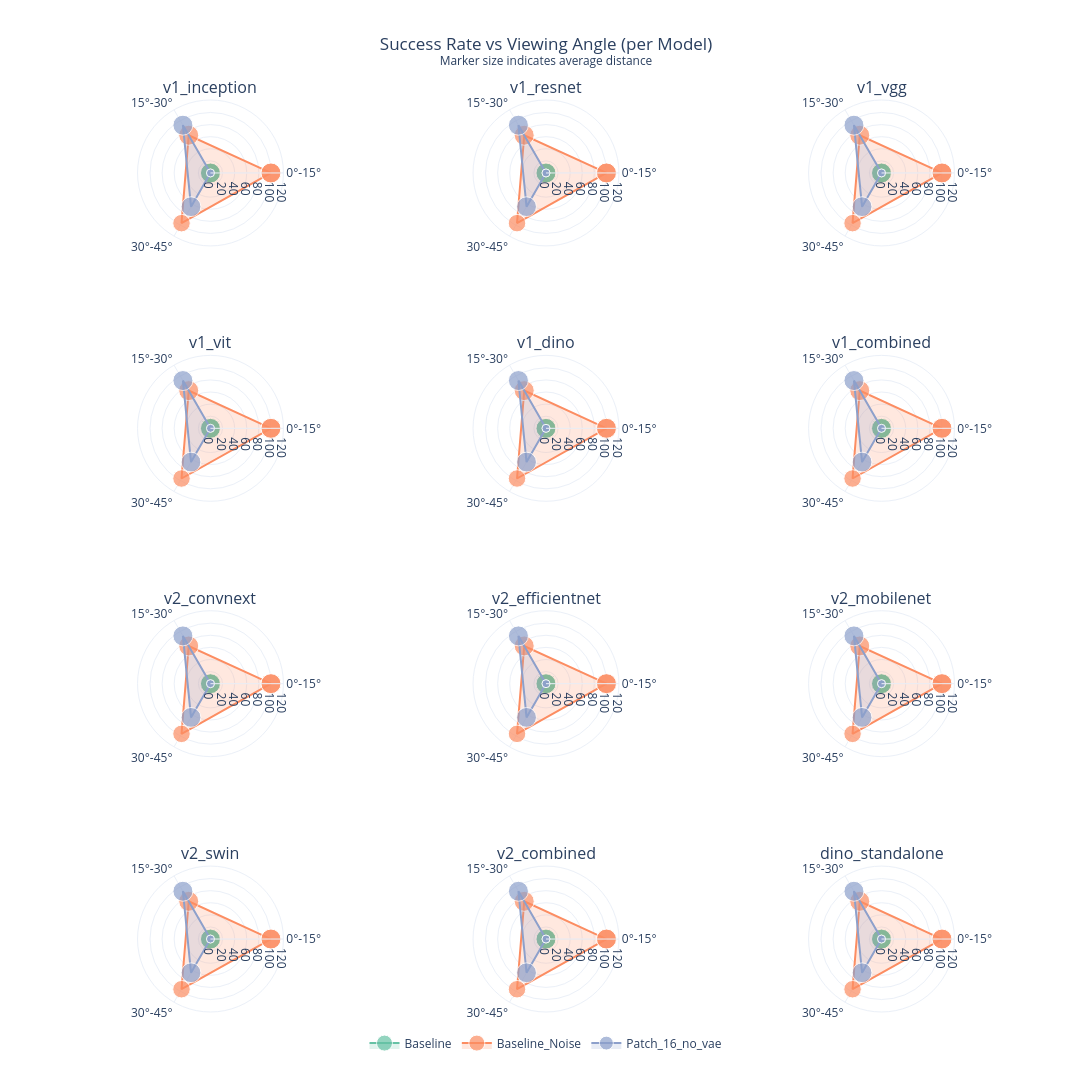

The notebook cell this image was saved under:
### Code cell
# Radar Charts - One per model using actual capture angles
# Each radar shows success rate at different viewing angles, with distance as marker size

# Get success columns from first experiment's dataframe
first_exp_name = list(experiment_dfs.keys())[0]
first_df = experiment_dfs[first_exp_name]
success_cols = [c for c in first_df.columns if c.endswith('_success')]
models = [c.replace('_success', '') for c in success_cols]

# Build color palette for experiments
# Build color palette for experiments
colors = px.colors.qualitative.Set2
exp_color_map = {name: colors[i % len(colors)] for i, name in enumerate(experiment_dfs.keys())}
exp_rgba_map = {}
# Create semi-transparent fill colors
for i, name in enumerate(experiment_dfs.keys()):
    color = colors[i % len(colors)]
    # Handle both hex (#66c2a5) and rgb(102, 194, 165) color formats
    if color.startswith('#'):
        r = int(color[1:3], 16)
        g = int(color[3:5], 16)
        b = int(color[5:7], 16)
    elif color.startswith('rgb'):
        rgb_values = color.replace('rgb(', '').replace(')', '').split(',')
        r, g, b = int(rgb_values[0].strip()), int(rgb_values[1].strip()), int(rgb_values[2].strip())
    else:
        r, g, b = 128, 128, 128
    exp_rgba_map[name] = f'rgba({r}, {g}, {b}, 0.2)'
# Filter out rows with no ArUco data (angle is None)
valid_dfs = {}
for exp_name, df in experiment_dfs.items():
    valid_dfs[exp_name] = df[df['angle'].notna()].copy()

# Check if any data is available
has_data = any(len(df) > 0 for df in valid_dfs.values())

if not has_data:
    print("⚠ No valid angle data from ArUco markers. Radar chart requires ArUco tracking.")
else:
    # Bin angles for radar chart (e.g., 0-30, 30-60, 60-90, etc.)
    def bin_angle(angle):
        """Bin angles into ranges for radar chart"""
        if angle is None:
            return None
        bins = [0, 15, 30, 45, 60, 75, 90, 105, 120, 135, 150, 165, 180]
        for i in range(len(bins)-1):
            if bins[i] <= abs(angle) < bins[i+1]:
                return f"{bins[i]}°-{bins[i+1]}°"
        return f">{bins[-1]}°"
    
    # Apply binning to all valid dfs
    for exp_name, df_valid in valid_dfs.items():
        df_valid['angle_bin'] = df_valid['angle'].apply(bin_angle)
    
    # Get unique angle bins (sorted by starting angle) across all experiments
    all_bins_set = set()
    for df_valid in valid_dfs.values():
        all_bins_set.update(df_valid['angle_bin'].unique())
    all_bins = sorted(all_bins_set, key=lambda x: int(x.split('°')[0].replace('>', '')))
    
    # Create subplot for each model
    n_models = len(models)
    n_cols = min(3, n_models)
    n_rows = (n_models + n_cols - 1) // n_cols
    
    fig = make_subplots(
        rows=n_rows, cols=n_cols,
        specs=[[{'type': 'polar'}] * n_cols for _ in range(n_rows)],
        subplot_titles=models,
        vertical_spacing=0.12,
        horizontal_spacing=0.08
    )
    
    for idx, (col, model) in enumerate(zip(success_cols, models)):
        row = idx // n_cols + 1
        col_idx = idx % n_cols + 1
        
        for exp_idx, (exp_name, df_valid) in enumerate(valid_dfs.items()):
            if len(df_valid) == 0:
                continue
            
            # Calculate success rate per angle bin
            by_angle = df_valid.groupby('angle_bin')[col].mean() * 100
            rates = [by_angle.get(b, 0) for b in all_bins]
            
            # Calculate avg distance per angle bin for marker size
            dist_by_angle = df_valid.groupby('angle_bin')['distance'].mean()
            dists = [dist_by_angle.get(b, 0.5) for b in all_bins]
            sizes = [max(8, min(20, d * 15)) for d in dists]  # Scale distance to marker size
            
            # Close the polygon
            theta_closed = all_bins + [all_bins[0]]
            r_closed = rates + [rates[0]]
            
            # Add trace
            fig.add_trace(
                go.Scatterpolar(
                    r=r_closed,
                    theta=theta_closed,
                    fill='toself',
                    fillcolor=exp_rgba_map[exp_name],
                    line=dict(color=exp_color_map[exp_name], width=2),
                    name=exp_name if idx == 0 else None,
                    legendgroup=exp_name,
                    showlegend=(idx == 0),
                    marker=dict(size=sizes + [sizes[0]]),
                    hovertemplate=f'%{{theta}}<br>Success: %{{r:.1f}}%<extra>{exp_name}</extra>'
                ),
                row=row, col=col_idx
            )
    
    # Update polar axes
    for i in range(1, n_models + 1):
        fig.update_polars(
            radialaxis=dict(
                visible=True,
                range=[0, 100],
                ticksuffix='%'
            ),
            selector=dict(subplot=f'polar{i if i > 1 else ""}')
        )
    
    fig.update_layout(
        title=dict(
            text='Success Rate vs Viewing Angle (per Model)<br><sup>Marker size indicates average distance</sup>',
            x=0.5
        ),
        height=400 * n_rows,
        width=400 * n_cols,
        template='plotly_white',
        legend=dict(
            orientation='h',
            yanchor='bottom',
            y=-0.05,
            xanchor='center',
            x=0.5
        )
    )
    
    fig.write_html('radar_by_angle_per_model.html')
    fig.show()
    print("✓ Radar chart by angle saved to 'radar_by_angle_per_model.html'")
    
    # Also create a summary showing actual angle vs success rate scatter
    print("\n--- Angle Statistics ---")
    for exp_name, df_valid in valid_dfs.items():
        if len(df_valid) > 0:
            print(f"{exp_name} angle range: {df_valid['angle'].min():.1f}° to {df_valid['angle'].max():.1f}°")
            print(f"{exp_name} distance range: {df_valid['distance'].min():.2f}m to {df_valid['distance'].max():.2f}m")

### Figure 1 — Plotly figure (JSON) as saved in the notebook; plotly's stock layout.template omitted (floating-point values rounded to 4 significant figures)
{"data": [{"fill": "toself", "fillcolor": "rgba(102, 194, 165, 0.2)", "hovertemplate": "%{theta}<br>Success: %{r:.1f}%<extra>Baseline</extra>", "legendgroup": "Baseline", "line": {"color": "rgb(102,194,165)", "width": 2}, "marker": {"size": [20, 20, 19.83, 20]}, "name": "Baseline", "r": [0, 0, 0.5, 0], "showlegend": true, "subplot": "polar", "theta": ["0°-15°", "15°-30°", "30°-45°", "0°-15°"], "type": "scatterpolar"}, {"fill": "toself", "fillcolor": "rgba(252, 141, 98, 0.2)", "hovertemplate": "%{theta}<br>Success: %{r:.1f}%<extra>Baseline_Noise</extra>", "legendgroup": "Baseline_Noise", "line": {"color": "rgb(252,141,98)", "width": 2}, "marker": {"size": [20, 20, 17.5, 20]}, "name": "Baseline_Noise", "r": [100, 72, 95.83, 100], "showlegend": true, "subplot": "polar", "theta": ["0°-15°", "15°-30°", "30°-45°", "0°-15°"], "type": "scatterpolar"}, {"fill": "toself", "fillcolor": "rgba(141, 160, 203, 0.2)", "hovertemplate": "%{theta}<br>Success: %{r:.1f}%<extra>Patch_16_no_vae</extra>", "legendgroup": "Patch_16_no_vae", "line": {"color": "rgb(141,160,203)", "width": 2}, "marker": {"size": [8, 20, 19.8, 8]}, "name": "Patch_16_no_vae", "r": [0, 91.25, 64.38, 0], "showlegend": true, "subplot": "polar", "theta": ["0°-15°", "15°-30°", "30°-45°", "0°-15°"], "type": "scatterpolar"}, {"fill": "toself", "fillcolor": "rgba(102, 194, 165, 0.2)", "hovertemplate": "%{theta}<br>Success: %{r:.1f}%<extra>Baseline</extra>", "legendgroup": "Baseline", "line": {"color": "rgb(102,194,165)", "width": 2}, "marker": {"size": [20, 20, 19.83, 20]}, "r": [0, 0, 0.5, 0], "showlegend": false, "subplot": "polar2", "theta": ["0°-15°", "15°-30°", "30°-45°", "0°-15°"], "type": "scatterpolar"}, {"fill": "toself", "fillcolor": "rgba(252, 141, 98, 0.2)", "hovertemplate": "%{theta}<br>Success: %{r:.1f}%<extra>Baseline_Noise</extra>", "legendgroup": "Baseline_Noise", "line": {"color": "rgb(252,141,98)", "width": 2}, "marker": {"size": [20, 20, 17.5, 20]}, "r": [100, 72, 95.83, 100], "showlegend": false, "subplot": "polar2", "theta": ["0°-15°", "15°-30°", "30°-45°", "0°-15°"], "type": "scatterpolar"}, {"fill": "toself", "fillcolor": "rgba(141, 160, 203, 0.2)", "hovertemplate": "%{theta}<br>Success: %{r:.1f}%<extra>Patch_16_no_vae</extra>", "legendgroup": "Patch_16_no_vae", "line": {"color": "rgb(141,160,203)", "width": 2}, "marker": {"size": [8, 20, 19.8, 8]}, "r": [0, 91.25, 64.38, 0], "showlegend": false, "subplot": "polar2", "theta": ["0°-15°", "15°-30°", "30°-45°", "0°-15°"], "type": "scatterpolar"}, {"fill": "toself", "fillcolor": "rgba(102, 194, 165, 0.2)", "hovertemplate": "%{theta}<br>Success: %{r:.1f}%<extra>Baseline</extra>", "legendgroup": "Baseline", "line": {"color": "rgb(102,194,165)", "width": 2}, "marker": {"size": [20, 20, 19.83, 20]}, "r": [0, 0, 0.5, 0], "showlegend": false, "subplot": "polar3", "theta": ["0°-15°", "15°-30°", "30°-45°", "0°-15°"], "type": "scatterpolar"}, {"fill": "toself", "fillcolor": "rgba(252, 141, 98, 0.2)", "hovertemplate": "%{theta}<br>Success: %{r:.1f}%<extra>Baseline_Noise</extra>", "legendgroup": "Baseline_Noise", "line": {"color": "rgb(252,141,98)", "width": 2}, "marker": {"size": [20, 20, 17.5, 20]}, "r": [100, 72, 95.83, 100], "showlegend": false, "subplot": "polar3", "theta": ["0°-15°", "15°-30°", "30°-45°", "0°-15°"], "type": "scatterpolar"}, {"fill": "toself", "fillcolor": "rgba(141, 160, 203, 0.2)", "hovertemplate": "%{theta}<br>Success: %{r:.1f}%<extra>Patch_16_no_vae</extra>", "legendgroup": "Patch_16_no_vae", "line": {"color": "rgb(141,160,203)", "width": 2}, "marker": {"size": [8, 20, 19.8, 8]}, "r": [0, 91.25, 64.38, 0], "showlegend": false, "subplot": "polar3", "theta": ["0°-15°", "15°-30°", "30°-45°", "0°-15°"], "type": "scatterpolar"}, {"fill": "toself", "fillcolor": "rgba(102, 194, 165, 0.2)", "hovertemplate": "%{theta}<br>Success: %{r:.1f}%<extra>Baseline</extra>", "legendgroup": "Baseline", "line": {"color": "rgb(102,194,165)", "width": 2}, "marker": {"size": [20, 20, 19.83, 20]}, "r": [0, 0, 0.5, 0], "showlegend": false, "subplot": "polar4", "theta": ["0°-15°", "15°-30°", "30°-45°", "0°-15°"], "type": "scatterpolar"}, {"fill": "toself", "fillcolor": "rgba(252, 141, 98, 0.2)", "hovertemplate": "%{theta}<br>Success: %{r:.1f}%<extra>Baseline_Noise</extra>", "legendgroup": "Baseline_Noise", "line": {"color": "rgb(252,141,98)", "width": 2}, "marker": {"size": [20, 20, 17.5, 20]}, "r": [100, 72, 95.83, 100], "showlegend": false, "subplot": "polar4", "theta": ["0°-15°", "15°-30°", "30°-45°", "0°-15°"], "type": "scatterpolar"}, {"fill": "toself", "fillcolor": "rgba(141, 160, 203, 0.2)", "hovertemplate": "%{theta}<br>Success: %{r:.1f}%<extra>Patch_16_no_vae</extra>", "legendgroup": "Patch_16_no_vae", "line": {"color": "rgb(141,160,203)", "width": 2}, "marker": {"size": [8, 20, 19.8, 8]}, "r": [0, 91.25, 64.38, 0], "showlegend": false, "subplot": "polar4", "theta": ["0°-15°", "15°-30°", "30°-45°", "0°-15°"], "type": "scatterpolar"}, {"fill": "toself", "fillcolor": "rgba(102, 194, 165, 0.2)", "hovertemplate": "%{theta}<br>Success: %{r:.1f}%<extra>Baseline</extra>", "legendgroup": "Baseline", "line": {"color": "rgb(102,194,165)", "width": 2}, "marker": {"size": [20, 20, 19.83, 20]}, "r": [0, 0, 0.5, 0], "showlegend": false, "subplot": "polar5", "theta": ["0°-15°", "15°-30°", "30°-45°", "0°-15°"], "type": "scatterpolar"}, {"fill": "toself", "fillcolor": "rgba(252, 141, 98, 0.2)", "hovertemplate": "%{theta}<br>Success: %{r:.1f}%<extra>Baseline_Noise</extra>", "legendgroup": "Baseline_Noise", "line": {"color": "rgb(252,141,98)", "width": 2}, "marker": {"size": [20, 20, 17.5, 20]}, "r": [100, 72, 95.83, 100], "showlegend": false, "subplot": "polar5", "theta": ["0°-15°", "15°-30°", "30°-45°", "0°-15°"], "type": "scatterpolar"}, {"fill": "toself", "fillcolor": "rgba(141, 160, 203, 0.2)", "hovertemplate": "%{theta}<br>Success: %{r:.1f}%<extra>Patch_16_no_vae</extra>", "legendgroup": "Patch_16_no_vae", "line": {"color": "rgb(141,160,203)", "width": 2}, "marker": {"size": [8, 20, 19.8, 8]}, "r": [0, 91.25, 64.38, 0], "showlegend": false, "subplot": "polar5", "theta": ["0°-15°", "15°-30°", "30°-45°", "0°-15°"], "type": "scatterpolar"}, {"fill": "toself", "fillcolor": "rgba(102, 194, 165, 0.2)", "hovertemplate": "%{theta}<br>Success: %{r:.1f}%<extra>Baseline</extra>", "legendgroup": "Baseline", "line": {"color": "rgb(102,194,165)", "width": 2}, "marker": {"size": [20, 20, 19.83, 20]}, "r": [0, 0, 0.5, 0], "showlegend": false, "subplot": "polar6", "theta": ["0°-15°", "15°-30°", "30°-45°", "0°-15°"], "type": "scatterpolar"}, {"fill": "toself", "fillcolor": "rgba(252, 141, 98, 0.2)", "hovertemplate": "%{theta}<br>Success: %{r:.1f}%<extra>Baseline_Noise</extra>", "legendgroup": "Baseline_Noise", "line": {"color": "rgb(252,141,98)", "width": 2}, "marker": {"size": [20, 20, 17.5, 20]}, "r": [100, 72, 95.83, 100], "showlegend": false, "subplot": "polar6", "theta": ["0°-15°", "15°-30°", "30°-45°", "0°-15°"], "type": "scatterpolar"}, {"fill": "toself", "fillcolor": "rgba(141, 160, 203, 0.2)", "hovertemplate": "%{theta}<br>Success: %{r:.1f}%<extra>Patch_16_no_vae</extra>", "legendgroup": "Patch_16_no_vae", "line": {"color": "rgb(141,160,203)", "width": 2}, "marker": {"size": [8, 20, 19.8, 8]}, "r": [0, 91.25, 64.38, 0], "showlegend": false, "subplot": "polar6", "theta": ["0°-15°", "15°-30°", "30°-45°", "0°-15°"], "type": "scatterpolar"}, {"fill": "toself", "fillcolor": "rgba(102, 194, 165, 0.2)", "hovertemplate": "%{theta}<br>Success: %{r:.1f}%<extra>Baseline</extra>", "legendgroup": "Baseline", "line": {"color": "rgb(102,194,165)", "width": 2}, "marker": {"size": [20, 20, 19.83, 20]}, "r": [0, 0, 0.5, 0], "showlegend": false, "subplot": "polar7", "theta": ["0°-15°", "15°-30°", "30°-45°", "0°-15°"], "type": "scatterpolar"}, {"fill": "toself", "fillcolor": "rgba(252, 141, 98, 0.2)", "hovertemplate": "%{theta}<br>Success: %{r:.1f}%<extra>Baseline_Noise</extra>", "legendgroup": "Baseline_Noise", "line": {"color": "rgb(252,141,98)", "width": 2}, "marker": {"size": [20, 20, 17.5, 20]}, "r": [100, 72, 95.83, 100], "showlegend": false, "subplot": "polar7", "theta": ["0°-15°", "15°-30°", "30°-45°", "0°-15°"], "type": "scatterpolar"}, {"fill": "toself", "fillcolor": "rgba(141, 160, 203, 0.2)", "hovertemplate": "%{theta}<br>Success: %{r:.1f}%<extra>Patch_16_no_vae</extra>", "legendgroup": "Patch_16_no_vae", "line": {"color": "rgb(141,160,203)", "width": 2}, "marker": {"size": [8, 20, 19.8, 8]}, "r": [0, 91.25, 64.38, 0], "showlegend": false, "subplot": "polar7", "theta": ["0°-15°", "15°-30°", "30°-45°", "0°-15°"], "type": "scatterpolar"}, {"fill": "toself", "fillcolor": "rgba(102, 194, 165, 0.2)", "hovertemplate": "%{theta}<br>Success: %{r:.1f}%<extra>Baseline</extra>", "legendgroup": "Baseline", "line": {"color": "rgb(102,194,165)", "width": 2}, "marker": {"size": [20, 20, 19.83, 20]}, "r": [0, 0, 0.5, 0], "showlegend": false, "subplot": "polar8", "theta": ["0°-15°", "15°-30°", "30°-45°", "0°-15°"], "type": "scatterpolar"}, {"fill": "toself", "fillcolor": "rgba(252, 141, 98, 0.2)", "hovertemplate": "%{theta}<br>Success: %{r:.1f}%<extra>Baseline_Noise</extra>", "legendgroup": "Baseline_Noise", "line": {"color": "rgb(252,141,98)", "width": 2}, "marker": {"size": [20, 20, 17.5, 20]}, "r": [100, 72, 95.83, 100], "showlegend": false, "subplot": "polar8", "theta": ["0°-15°", "15°-30°", "30°-45°", "0°-15°"], "type": "scatterpolar"}, {"fill": "toself", "fillcolor": "rgba(141, 160, 203, 0.2)", "hovertemplate": "%{theta}<br>Success: %{r:.1f}%<extra>Patch_16_no_vae</extra>", "legendgroup": "Patch_16_no_vae", "line": {"color": "rgb(141,160,203)", "width": 2}, "marker": {"size": [8, 20, 19.8, 8]}, "r": [0, 91.25, 64.38, 0], "showlegend": false, "subplot": "polar8", "theta": ["0°-15°", "15°-30°", "30°-45°", "0°-15°"], "type": "scatterpolar"}, {"fill": "toself", "fillcolor": "rgba(102, 194, 165, 0.2)", "hovertemplate": "%{theta}<br>Success: %{r:.1f}%<extra>Baseline</extra>", "legendgroup": "Baseline", "line": {"color": "rgb(102,194,165)", "width": 2}, "marker": {"size": [20, 20, 19.83, 20]}, "r": [0, 0, 0.5, 0], "showlegend": false, "subplot": "polar9", "theta": ["0°-15°", "15°-30°", "30°-45°", "0°-15°"], "type": "scatterpolar"}, {"fill": "toself", "fillcolor": "rgba(252, 141, 98, 0.2)", "hovertemplate": "%{theta}<br>Success: %{r:.1f}%<extra>Baseline_Noise</extra>", "legendgroup": "Baseline_Noise", "line": {"color": "rgb(252,141,98)", "width": 2}, "marker": {"size": [20, 20, 17.5, 20]}, "r": [100, 72, 95.83, 100], "showlegend": false, "subplot": "polar9", "theta": ["0°-15°", "15°-30°", "30°-45°", "0°-15°"], "type": "scatterpolar"}, {"fill": "toself", "fillcolor": "rgba(141, 160, 203, 0.2)", "hovertemplate": "%{theta}<br>Success: %{r:.1f}%<extra>Patch_16_no_vae</extra>", "legendgroup": "Patch_16_no_vae", "line": {"color": "rgb(141,160,203)", "width": 2}, "marker": {"size": [8, 20, 19.8, 8]}, "r": [0, 91.25, 64.38, 0], "showlegend": false, "subplot": "polar9", "theta": ["0°-15°", "15°-30°", "30°-45°", "0°-15°"], "type": "scatterpolar"}, {"fill": "toself", "fillcolor": "rgba(102, 194, 165, 0.2)", "hovertemplate": "%{theta}<br>Success: %{r:.1f}%<extra>Baseline</extra>", "legendgroup": "Baseline", "line": {"color": "rgb(102,194,165)", "width": 2}, "marker": {"size": [20, 20, 19.83, 20]}, "r": [0, 0, 0.5, 0], "showlegend": false, "subplot": "polar10", "theta": ["0°-15°", "15°-30°", "30°-45°", "0°-15°"], "type": "scatterpolar"}, {"fill": "toself", "fillcolor": "rgba(252, 141, 98, 0.2)", "hovertemplate": "%{theta}<br>Success: %{r:.1f}%<extra>Baseline_Noise</extra>", "legendgroup": "Baseline_Noise", "line": {"color": "rgb(252,141,98)", "width": 2}, "marker": {"size": [20, 20, 17.5, 20]}, "r": [100, 72, 95.83, 100], "showlegend": false, "subplot": "polar10", "theta": ["0°-15°", "15°-30°", "30°-45°", "0°-15°"], "type": "scatterpolar"}, {"fill": "toself", "fillcolor": "rgba(141, 160, 203, 0.2)", "hovertemplate": "%{theta}<br>Success: %{r:.1f}%<extra>Patch_16_no_vae</extra>", "legendgroup": "Patch_16_no_vae", "line": {"color": "rgb(141,160,203)", "width": 2}, "marker": {"size": [8, 20, 19.8, 8]}, "r": [0, 91.25, 64.38, 0], "showlegend": false, "subplot": "polar10", "theta": ["0°-15°", "15°-30°", "30°-45°", "0°-15°"], "type": "scatterpolar"}, {"fill": "toself", "fillcolor": "rgba(102, 194, 165, 0.2)", "hovertemplate": "%{theta}<br>Success: %{r:.1f}%<extra>Baseline</extra>", "legendgroup": "Baseline", "line": {"color": "rgb(102,194,165)", "width": 2}, "marker": {"size": [20, 20, 19.83, 20]}, "r": [0, 0, 0.5, 0], "showlegend": false, "subplot": "polar11", "theta": ["0°-15°", "15°-30°", "30°-45°", "0°-15°"], "type": "scatterpolar"}, {"fill": "toself", "fillcolor": "rgba(252, 141, 98, 0.2)", "hovertemplate": "%{theta}<br>Success: %{r:.1f}%<extra>Baseline_Noise</extra>", "legendgroup": "Baseline_Noise", "line": {"color": "rgb(252,141,98)", "width": 2}, "marker": {"size": [20, 20, 17.5, 20]}, "r": [100, 72, 95.83, 100], "showlegend": false, "subplot": "polar11", "theta": ["0°-15°", "15°-30°", "30°-45°", "0°-15°"], "type": "scatterpolar"}, {"fill": "toself", "fillcolor": "rgba(141, 160, 203, 0.2)", "hovertemplate": "%{theta}<br>Success: %{r:.1f}%<extra>Patch_16_no_vae</extra>", "legendgroup": "Patch_16_no_vae", "line": {"color": "rgb(141,160,203)", "width": 2}, "marker": {"size": [8, 20, 19.8, 8]}, "r": [0, 91.25, 64.38, 0], "showlegend": false, "subplot": "polar11", "theta": ["0°-15°", "15°-30°", "30°-45°", "0°-15°"], "type": "scatterpolar"}, {"fill": "toself", "fillcolor": "rgba(102, 194, 165, 0.2)", "hovertemplate": "%{theta}<br>Success: %{r:.1f}%<extra>Baseline</extra>", "legendgroup": "Baseline", "line": {"color": "rgb(102,194,165)", "width": 2}, "marker": {"size": [20, 20, 19.83, 20]}, "r": [0, 0, 0.5, 0], "showlegend": false, "subplot": "polar12", "theta": ["0°-15°", "15°-30°", "30°-45°", "0°-15°"], "type": "scatterpolar"}, {"fill": "toself", "fillcolor": "rgba(252, 141, 98, 0.2)", "hovertemplate": "%{theta}<br>Success: %{r:.1f}%<extra>Baseline_Noise</extra>", "legendgroup": "Baseline_Noise", "line": {"color": "rgb(252,141,98)", "width": 2}, "marker": {"size": [20, 20, 17.5, 20]}, "r": [100, 72, 95.83, 100], "showlegend": false, "subplot": "polar12", "theta": ["0°-15°", "15°-30°", "30°-45°", "0°-15°"], "type": "scatterpolar"}, {"fill": "toself", "fillcolor": "rgba(141, 160, 203, 0.2)", "hovertemplate": "%{theta}<br>Success: %{r:.1f}%<extra>Patch_16_no_vae</extra>", "legendgroup": "Patch_16_no_vae", "line": {"color": "rgb(141,160,203)", "width": 2}, "marker": {"size": [8, 20, 19.8, 8]}, "r": [0, 91.25, 64.38, 0], "showlegend": false, "subplot": "polar12", "theta": ["0°-15°", "15°-30°", "30°-45°", "0°-15°"], "type": "scatterpolar"}], "layout": {"annotations": [{"font": {"size": 16}, "showarrow": false, "text": "v1_inception", "x": 0.14, "xanchor": "center", "xref": "paper", "y": 1, "yanchor": "bottom", "yref": "paper"}, {"font": {"size": 16}, "showarrow": false, "text": "v1_resnet", "x": 0.5, "xanchor": "center", "xref": "paper", "y": 1, "yanchor": "bottom", "yref": "paper"}, {"font": {"size": 16}, "showarrow": false, "text": "v1_vgg", "x": 0.86, "xanchor": "center", "xref": "paper", "y": 1, "yanchor": "bottom", "yref": "paper"}, {"font": {"size": 16}, "showarrow": false, "text": "v1_vit", "x": 0.14, "xanchor": "center", "xref": "paper", "y": 0.72, "yanchor": "bottom", "yref": "paper"}, {"font": {"size": 16}, "showarrow": false, "text": "v1_dino", "x": 0.5, "xanchor": "center", "xref": "paper", "y": 0.72, "yanchor": "bottom", "yref": "paper"}, {"font": {"size": 16}, "showarrow": false, "text": "v1_combined", "x": 0.86, "xanchor": "center", "xref": "paper", "y": 0.72, "yanchor": "bottom", "yref": "paper"}, {"font": {"size": 16}, "showarrow": false, "text": "v2_convnext", "x": 0.14, "xanchor": "center", "xref": "paper", "y": 0.44, "yanchor": "bottom", "yref": "paper"}, {"font": {"size": 16}, "showarrow": false, "text": "v2_efficientnet", "x": 0.5, "xanchor": "center", "xref": "paper", "y": 0.44, "yanchor": "bottom", "yref": "paper"}, {"font": {"size": 16}, "showarrow": false, "text": "v2_mobilenet", "x": 0.86, "xanchor": "center", "xref": "paper", "y": 0.44, "yanchor": "bottom", "yref": "paper"}, {"font": {"size": 16}, "showarrow": false, "text": "v2_swin", "x": 0.14, "xanchor": "center", "xref": "paper", "y": 0.16, "yanchor": "bottom", "yref": "paper"}, {"font": {"size": 16}, "showarrow": false, "text": "v2_combined", "x": 0.5, "xanchor": "center", "xref": "paper", "y": 0.16, "yanchor": "bottom", "yref": "paper"}, {"font": {"size": 16}, "showarrow": false, "text": "dino_standalone", "x": 0.86, "xanchor": "center", "xref": "paper", "y": 0.16, "yanchor": "bottom", "yref": "paper"}], "height": 1600, "legend": {"orientation": "h", "x": 0.5, "xanchor": "center", "y": -0.05, "yanchor": "bottom"}, "polar": {"domain": {"x": [0, 0.28], "y": [0.84, 1]}}, "polar10": {"domain": {"x": [0, 0.28], "y": [0, 0.16]}}, "polar11": {"domain": {"x": [0.36, 0.64], "y": [0, 0.16]}}, "polar12": {"domain": {"x": [0.72, 1], "y": [0, 0.16]}}, "polar2": {"domain": {"x": [0.36, 0.64], "y": [0.84, 1]}}, "polar3": {"domain": {"x": [0.72, 1], "y": [0.84, 1]}}, "polar4": {"domain": {"x": [0, 0.28], "y": [0.56, 0.72]}}, "polar5": {"domain": {"x": [0.36, 0.64], "y": [0.56, 0.72]}}, "polar6": {"domain": {"x": [0.72, 1], "y": [0.56, 0.72]}}, "polar7": {"domain": {"x": [0, 0.28], "y": [0.28, 0.44]}}, "polar8": {"domain": {"x": [0.36, 0.64], "y": [0.28, 0.44]}}, "polar9": {"domain": {"x": [0.72, 1], "y": [0.28, 0.44]}}, "title": {"text": "Success Rate vs Viewing Angle (per Model)<br><sup>Marker size indicates average distance</sup>", "x": 0.5}, "width": 1200}}
